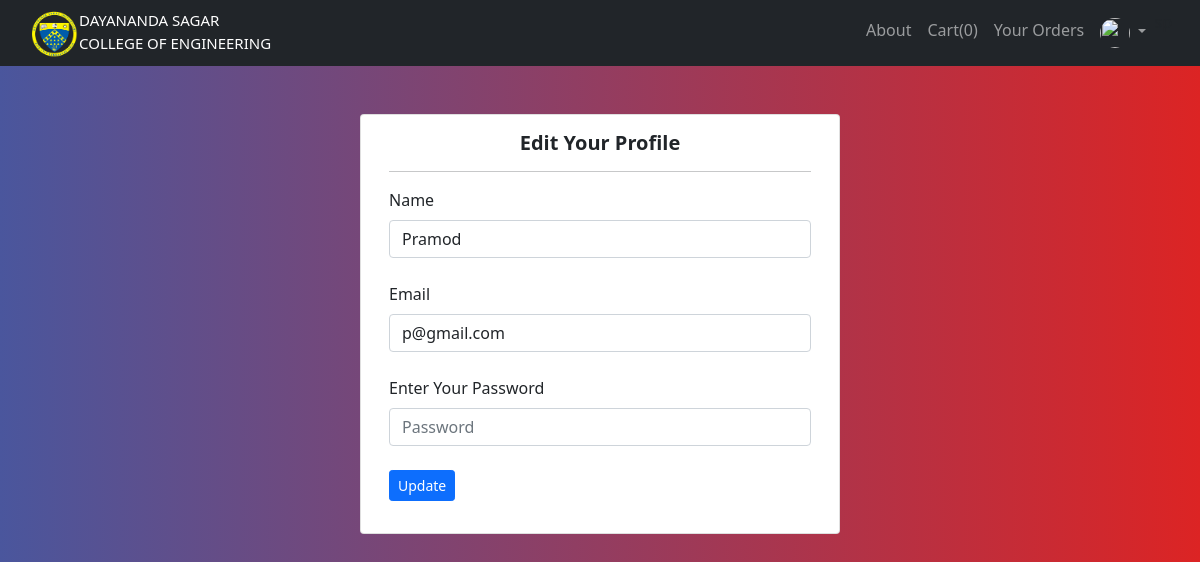
Page /update_profile (signed in) on the earlier database version.
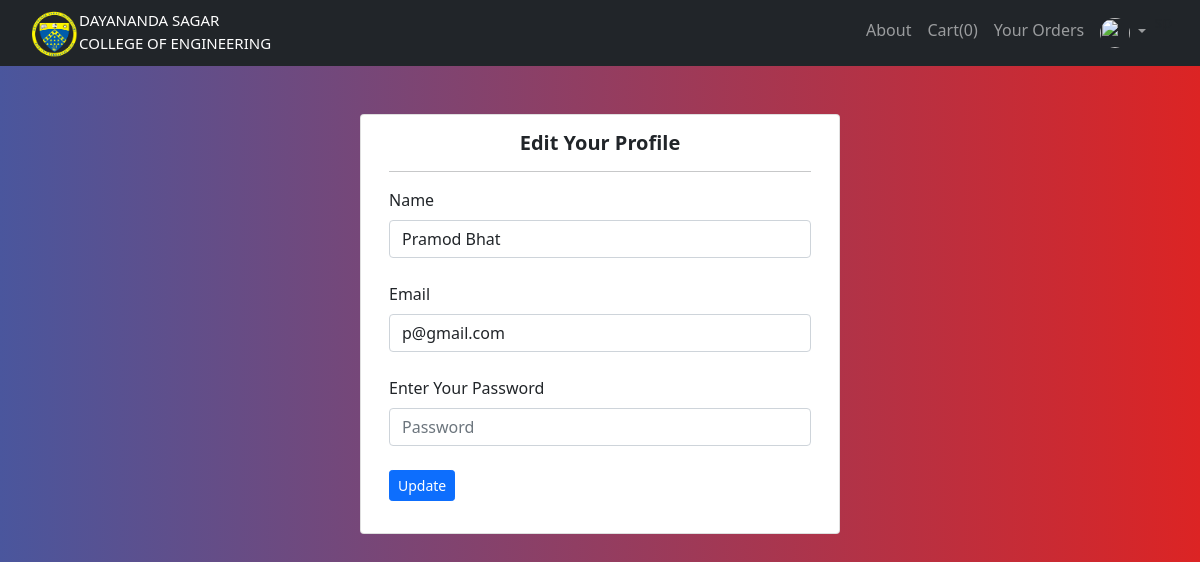
Same page on the later database version.
### website/models.py (models this page shows, shortened)
class User(db.Model,UserMixin):
        __searchable__ = ['usn']
        __tablename__='user'
        id = db.Column(db.Integer, primary_key=True)
        email = db.Column(db.String(150), unique=True)
        password=db.Column(db.String(150))
        first_name=db.Column(db.String(150))
        is_active = db.Column(db.Boolean,default=False)
        urole = db.Column(db.String(80))
        usn = db.Column(db.String(10))
        status = db.Column(db.String(10))
        department_id = db.Column(db.Integer, db.ForeignKey('department.id'),nullable=True)
        department = db.relationship('Department', backref=db.backref('user_departments',lazy=True))
        semester_id = db.Column(db.Integer, db.ForeignKey('semester.id'),nullable=True)
        semester = db.relationship('Semester', backref=db.backref('user_semesters',lazy=True))
        def is_active(self):
                return self.is_active
        def get_urole(self):
                return self.urole

### website/add.py (the view, shortened to what this page needs)
@add.route('/update_profile',methods=['GET','POST'])
@requires_access_level("student")
def update_profile():
    id = current_user.id
    users = User.query.get_or_404(id)
    return render_template('edit_profile.html', user=current_user, users = users )

### website/views.py (called while the page is built)
def requires_access_level(access_level):
    def decorator(f):
        @wraps(f)
        def decorated_function(*args, **kwargs):
            if not current_user.is_authenticated:
                flash('Login to Access', 'error')
                return redirect(url_for('views.home'))
            if current_user.get_urole()!=access_level:
                logout_user()
                flash('You do not have access to this resource. You have been automatically Logged Out', 'error')
                return redirect(url_for('views.home'))
            return f(*args, **kwargs)
        return decorated_function
    return decorator

### website/templates/edit_profile.html
{% extends "base.html" %} {% block title %}Profile Edit{% endblock %}
{% block content %}
<br/>
<br/>
<div class="container">
    <div class="row">
        <div class="card" style="width: 30rem; margin: 0 auto;">
            <div class="card-body">
            <table class="table table-sm">
                <thead>
                    <h5><center><b>Edit Your Profile</b></center></h5>
                </thead>
                <hr>
                <form  class="form" method="POST" action="/update_profile">
                <thead>
                    <label>Name</label><br>
                        <input type="name" class="form-control" name="sname" value="{{current_user.first_name}}"><br>
                        <label>Email</label><br>
                        <input type="email" class="form-control" name="semail" value="{{current_user.email}}"><br>
                    <label>Enter Your Password</label><br>
                    <input type="password" class="form-control" name="password" placeholder="Password"><br>
                </thead>
                <button type="submit" class="btn btn-primary btn-sm">Update</button>
            </form>
            </div>
            </div>
            </div>
            </div>
{% endblock %}

Differences in the rows shown:
changed User "p@gmail.com": sname "Pramod" → "Pramod Bhat"
